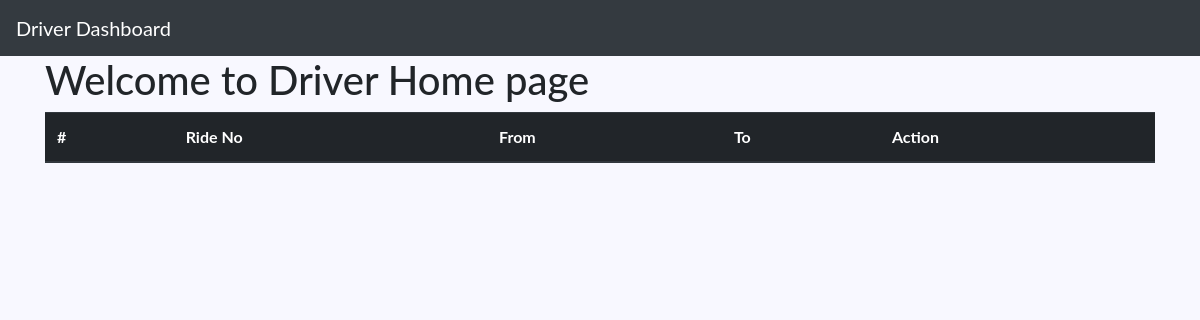
The app's page /dashboard, older data.
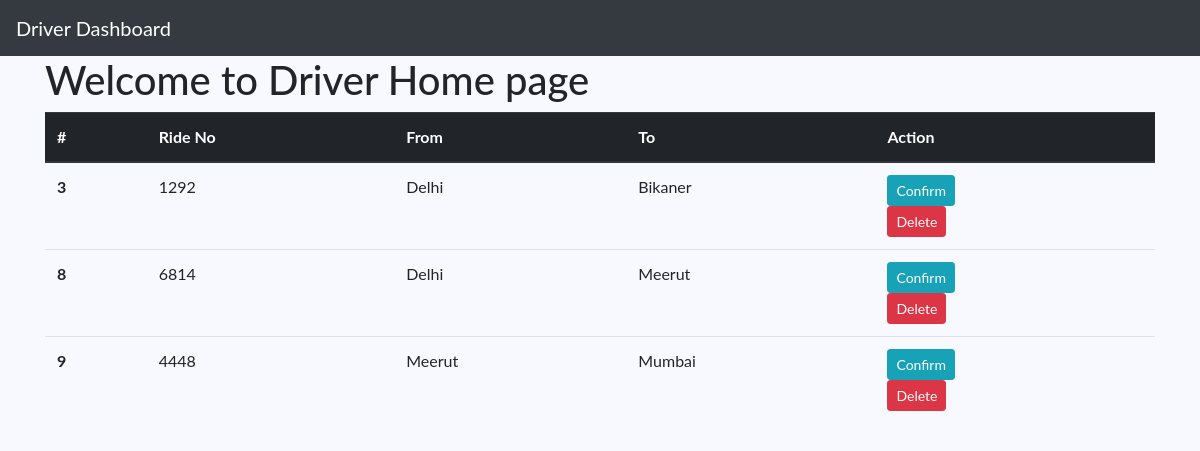
The same page, newer data.
### customer/models.py (models this page shows)
class Rides(models.Model):
    ride_no = models.CharField(max_length=255, blank=True, null=True)
    From = models.CharField(max_length=60)
    to = models.CharField(max_length=60)
    Assigned_to =models.CharField(max_length=255, blank=True, null=True)
    Start_status  =models.BooleanField(default=False)
    Finish_status =models.BooleanField(default=False)
    created_at    = models.DateTimeField(auto_now_add=True)

### driver/views.py (the view)
# urls.py: path('dashboard', views.dashboard, name='dashboard'),
def dashboard(request):
    ride_items = Rides.objects.all().filter(Assigned_to__isnull=True).order_by("id")
    return render(request, 'driver/dashboard.html', {
      "ride_items": ride_items})

### templates/driver/dashboard.html (shortened to what this page needs)
{% extends "base.html" %}
{% load static %}
{% block content %}
<nav class="navbar navbar-dark bg-dark">
    <a class="navbar-brand" href="#">Driver Dashboard</a>
</nav>
<div class="container">
    <h1>Welcome to Driver Home page</h1>
    <div class="Row">
      <table class="table">
        <thead class="thead-dark">
          <tr>
            <th scope="col">#</th>
            <th scope="col">Ride No</th>
            <th scope="col">From</th>
            <th scope="col">To</th>
            <th scope="col">Action</th>
          </tr>
        </thead>
        <tbody>
          {% for ride_item in ride_items %}
          <tr>
            <th scope="row">{{ ride_item.id }}</th>
            <td>{{ ride_item.ride_no }}</td>
            <td>{{ ride_item.From }}</td>
            <td>{{ ride_item.to }}</td>
            <td>
              <form action="confirm_ride/{{ride_item.id}}/" method="POST">
                  <button type="submit" class="btn btn-sm btn-info">Confirm</button>
              </form>
              <form action="delete_ride/{{ride_item.id}}/" action="post">
                <button type="submit" class="btn btn-sm btn-danger">Delete</button>
              </form>
            </td>
          </tr>
          {% endfor %}
        </tbody>
      </table>
    </div>
</div>
{% endblock content %}

### templates/base.html (shortened to what this page needs)
{% load static %}
<!DOCTYPE html>
<html>
<head>
    <link rel="stylesheet" href="https://maxcdn.bootstrapcdn.com/bootstrap/4.0.0/css/bootstrap.min.css">
    <link rel="stylesheet" type="text/css" href="{% static 'css/main.css' %}">
</head>
<body>
    {% block content %}{% endblock content %}
</body>
</html>

### static/css/main.css (style rules this page uses)
body { background-color: ghostwhite; font-family: 'Lato', sans-serif; font-weight: 400; -webkit-font-smoothing: antialiased; text-rendering: optimizeLegibility; }

Row changes from the older to the newer data that the page shows:
added Rides: id "3", ride_no "1292", From "Delhi", to "Bikaner"
added Rides: id "8", ride_no "6814", From "Delhi", to "Meerut"
added Rides: id "9", ride_no "4448", From "Meerut", to "Mumbai"
